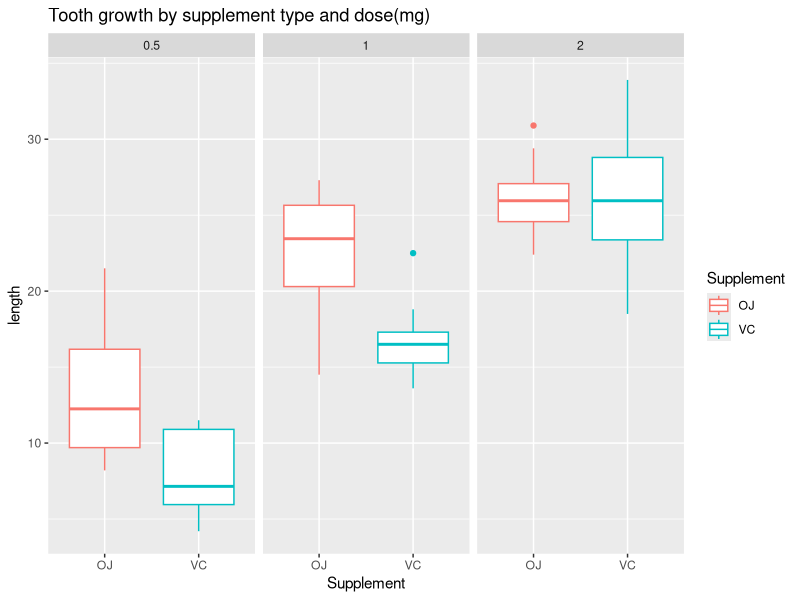

Recreate this plot in R.
## ---- chunk 1
options(tinytex.verbose = TRUE)
echo = TRUE
options(width=80)
library(data.table)
library(datasets)
library(ggplot2)
## ---- chunk 2
# The Effect of Vitamin C on Tooth Growth in Guinea Pigs
data(ToothGrowth)
toothGrowth <- data.table(ToothGrowth) 
setnames(toothGrowth, c('len','supp','dose'),c('Length','Supplement','Dose'))
toothGrowth$Dose <- as.factor(toothGrowth$Dose)
## ---- chunk 3
summary(toothGrowth)
head(toothGrowth)
## ---- chunk 4
 g<-ggplot(toothGrowth, aes(x=Supplement, y=Length, color=Supplement)) +
    geom_boxplot() + facet_grid(facets = ~ Dose) + 
   labs(title="Tooth growth by supplement type and dose(mg)" , 
        y = "length", x = "Supplement")
 g
## ---- chunk 5
# Orange juice as delivery method of Vitamin C
oj <- subset(ToothGrowth, supp == "OJ")
# Ascorbic acid as delivery method of Vitamin C
vc <- subset(ToothGrowth, supp == "VC")
## ---- chunk 6
t.test(oj$len, vc$len, alternative = "greater", var.equal = FALSE)
## ---- chunk 7
t.test(vc$len, oj$len, alternative = "less", var.equal = FALSE)
## ---- chunk 8
dose5<-subset(ToothGrowth, ToothGrowth$dose == 0.5)
dose1<-subset(ToothGrowth, ToothGrowth$dose == 1)
dose2<-subset(ToothGrowth, ToothGrowth$dose == 2)

## ---- chunk 9
##### dose 0.5 vs 1
t.test(dose5$len,dose1$len, var.equal = T, paired = F)

## ---- chunk 10
##### dose 0.5 vs 2 
t.test(dose5$len,dose2$len, var.equal = F, paired = F)
## ---- chunk 11
#####  dose 1 vs 2" 
t.test(dose1$len,dose2$len, var.equal = F, paired = F)
## ---- chunk 12
# Vitamin C delivery via orange juice at 2 ml/day
oj_two <- subset(ToothGrowth, ToothGrowth$supp == "OJ" & ToothGrowth$dose == "2")
## ---- chunk 13
# Vitamin C delivery via ascorbic acid at 2 ml/day
vc_two <- subset(ToothGrowth, ToothGrowth$supp == "VC" & ToothGrowth$dose == "2")
## ---- chunk 14
# Default is 95% confidence level
t.test(oj_two$len, vc_two$len, var.equal = FALSE)$conf.int
## ---- chunk 15
# To calculate 99% confidence level
t.test(oj_two$len, vc_two$len, var.equal = FALSE, conf.level = 0.99)$conf.int
